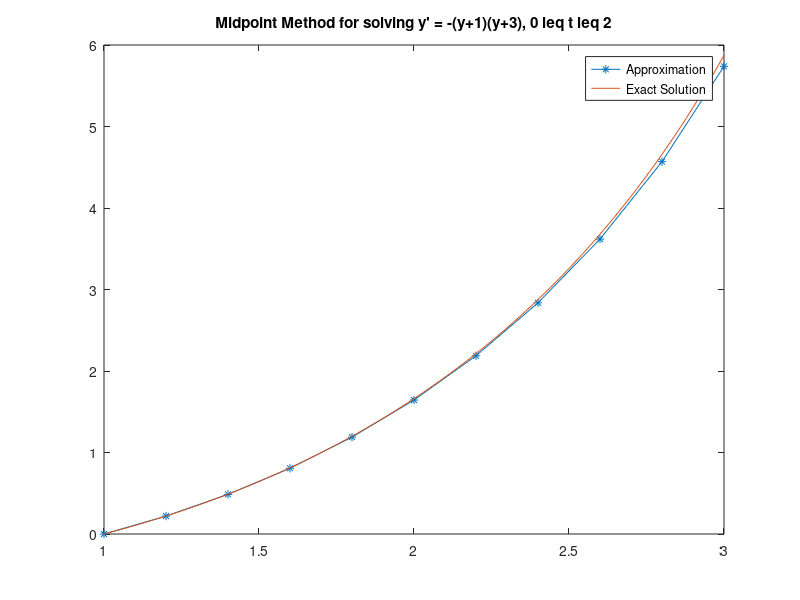
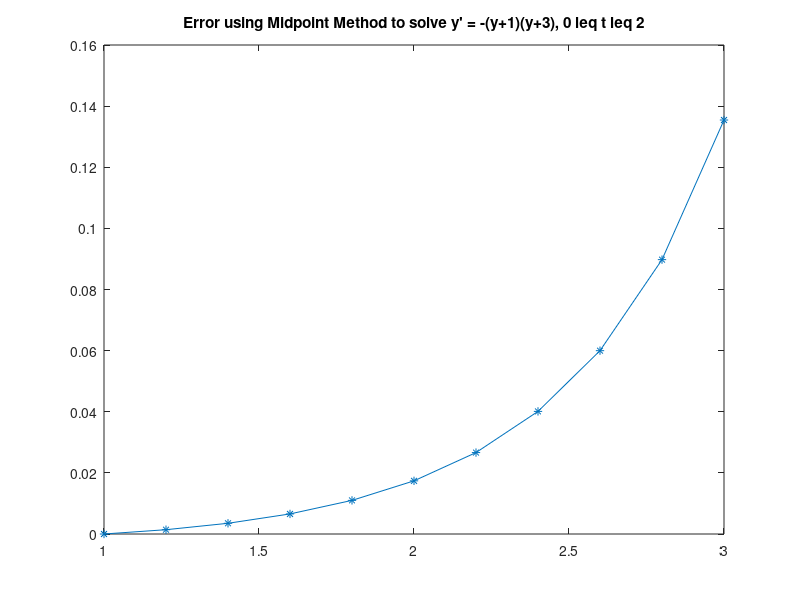

These charts were generated, in order, by the following MATLAB code:
%% Midpoint Method
%% Inputs
a = 1;          % left endpoint
b = 3;          % right endpoint
h = 0.2;        % stepsize
N = (b-a)/h;    % the number of steps
alpha = 0;      % initial y value
f = @(t,y) 1 + y/t + (y/t)^2;        % as in dy/dt = f(t,y);

%% Midpoint Method
t = zeros(1,N+1);       % stores all the t values
w = zeros(1,N+1);       % stores all the approximation values
t(1) = a;
w(1) = alpha;
for i=1:N
    t(i+1) = a + i*h;
    w(i+1) = w(i) + +h*f( t(i)+h/2, w(i) + (h/2)*f(t(i),w(i)) );
end

%% Plot the approximation
figure()
plot(t,w,'*-')
hold on;            % so we can plot multiple things on the same graph

%% Plot the exact solution

y = @(t) t*tan(log(t));

num_plot = 100;     % need a lot of plotting points to get a smooth graph!

t_plot = zeros(1,num_plot+1);
y_plot = zeros(1,num_plot+1);
h_plot = (b-a)/num_plot;

for i=1:num_plot+1
    t_plot(i) = a + (i-1) * h_plot;
    y_plot(i) = y(t_plot(i));
end

plot(t_plot,y_plot)
title("Midpoint Method for solving y' = -(y+1)(y+3), 0 \leq t \leq 2")
legend("Approximation","Exact Solution")

%% Compute the actual errors, error bound, and print information

error = zeros(1,N+1);
fprintf('i\tt_i\t\tw_i\t\ty(t_i)\t\t|y(t_i) - w_i)|\n')

for i=1:N+1
    error(i) = abs( y(t(i)) - w(i) );                 % | y(t_i) - w_i |
    fprintf('%d\t%.9f\t%.9f\t%.9f\t%.9f\n',i-1,t(i),w(i),y(t(i)),error(i))
end

%% Plot the error

figure()
plot(t,error,'*-')
title("Error using Midpoint Method to solve y' = -(y+1)(y+3), 0 \leq t \leq 2")















